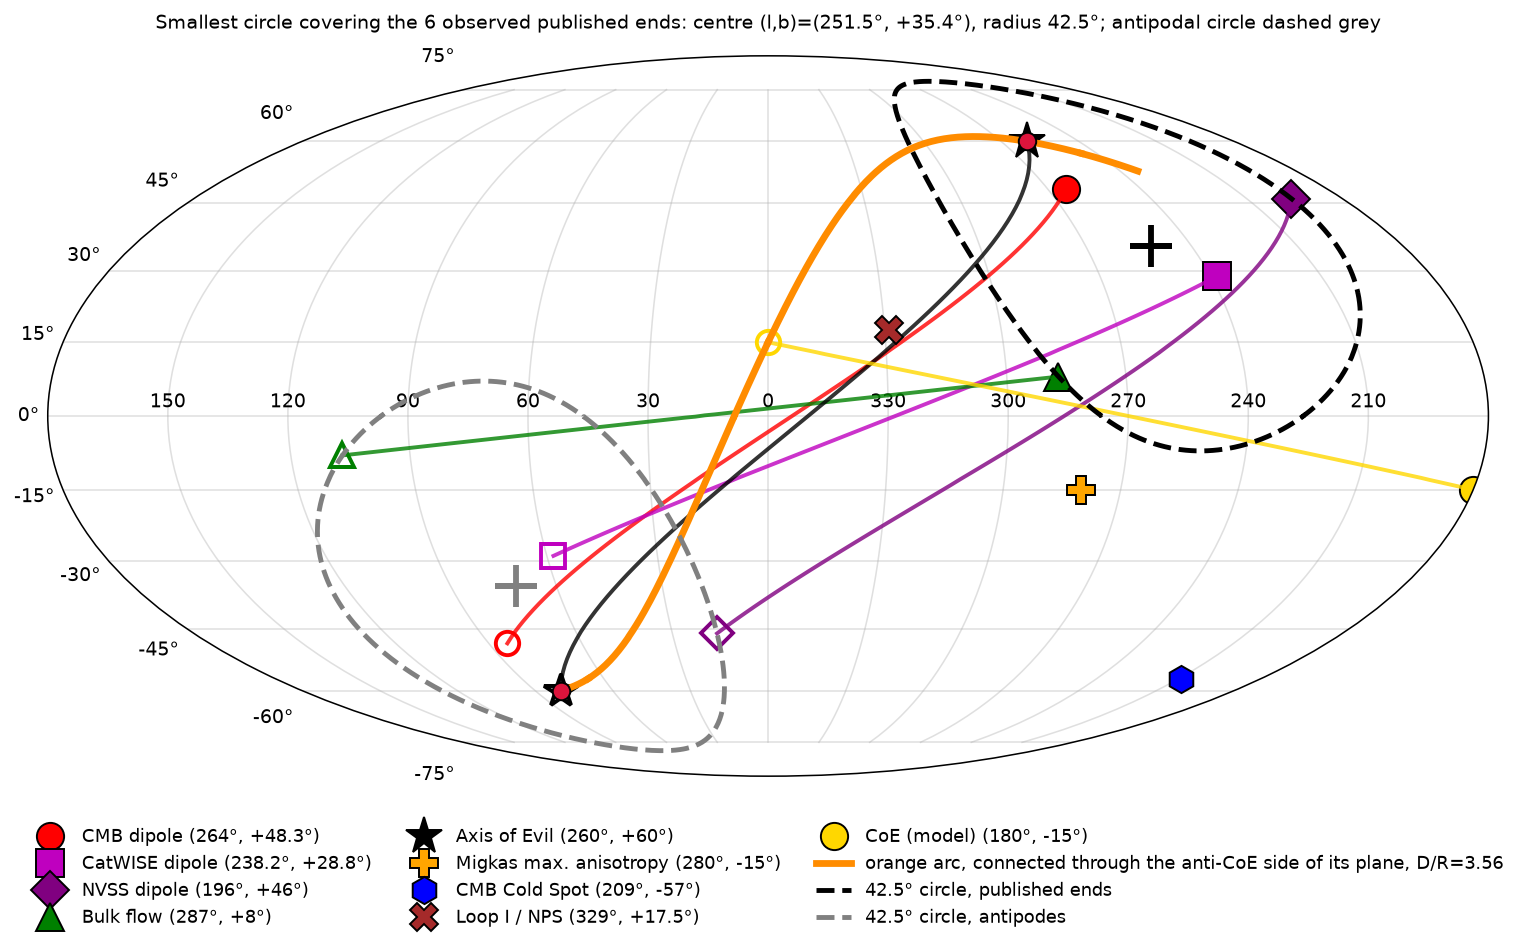

Here is the Python script that generated this plot:
# Mean direction of the published dipole ends (6 observed pairs, CoE model excluded), smallest covering circle, and the antipodal circle; drawn on the Mollweide.
import os,json,numpy as np,matplotlib;matplotlib.use('Agg');import matplotlib.pyplot as plt
H=os.path.dirname(os.path.abspath(__file__))
src=open(H+'/dipoles_sky_map_lines.py').read();exec(src.split('def xy')[0].split('\n',3)[3])  # P
def v(l,b):l,b=np.radians(l),np.radians(b);return np.array([np.cos(b)*np.cos(l),np.cos(b)*np.sin(l),np.sin(b)])
def lb(u):u=u/np.linalg.norm(u);return np.degrees(np.arctan2(u[1],u[0]))%360,np.degrees(np.arcsin(u[2]))
ang=lambda a,b:np.degrees(np.arccos(np.clip(a@b,-1,1)))
obs=[p for p in P if p[5] and 'CoE' not in p[0]]
V=np.array([v(p[1],p[2]) for p in obs])
m=V.mean(0);m/=np.linalg.norm(m)
# minimal enclosing circle on sphere: refine centre by minimising max angle
best=m;rb=max(ang(m,x) for x in V)
for it in range(20000):
  c=best+np.random.default_rng(it).normal(0,.03,3);c/=np.linalg.norm(c);r=max(ang(c,x) for x in V)
  if r<rb:best,rb=c,r
lm,bm=lb(m);lc,bc=lb(best)
rmean=max(ang(m,x) for x in V)
coe=v(180,-15)
res=dict(members=[p[0] for p in obs],mean_dir=[round(lm,1),round(bm,1)],mean_dir_cover_radius=round(rmean,1),
 min_circle_centre=[round(lc,1),round(bc,1)],min_circle_radius=round(rb,1),antipode_centre=[round((lc+180)%360,1),round(-bc,1)],
 seps_from_centre={p[0]:round(ang(best,x),1) for p,x in zip(obs,V)},CoE_sep_from_centre=round(ang(best,coe),1),AoE_sep=round(ang(best,v(260,60)),1))
print(json.dumps(res,indent=1))
def xy(l,b):return -np.radians(((np.asarray(l)+180)%360)-180),np.radians(b)
def circ(c,r):
  c=c/np.linalg.norm(c);a=np.cross(c,[0,0,1.]);a/=np.linalg.norm(a);b2=np.cross(c,a);t=np.linspace(0,2*np.pi,721)
  pts=np.cos(np.radians(r))*c[:,None]+np.sin(np.radians(r))*(np.outer(a,np.cos(t))+np.outer(b2,np.sin(t)))
  L=np.degrees(np.arctan2(pts[1],pts[0]))%360;B=np.degrees(np.arcsin(pts[2]));return xy(L,B)
fig=plt.figure(figsize=(12,6.6));ax=fig.add_subplot(111,projection='mollweide');ax.grid(alpha=.4)
for n,l,b,c,mk,anti in P:
  x,y=xy(l,b);ax.plot(x,y,mk,color=c,mec='k',ms=14 if mk!='*' else 20,label=f'{n} ({l:g}°, {b:+g}°)')
  if anti:x2,y2=xy(l+180,-b);ax.plot([x,x2],[y,y2],'-',color=c,lw=2,alpha=.8);ax.plot(x2,y2,mk,mfc='none',mec=c,mew=2,ms=12 if mk!='*' else 18)
import sys;sys.path.insert(0,H);import aoe_arc_geom as G
def seg(a,b,n=200):
  t=np.linspace(0,1,n);pts=np.array([(1-x)*a+x*b for x in t]).T;pts/=np.linalg.norm(pts,axis=0);L=np.degrees(np.arctan2(pts[1],pts[0]))%360;B=np.degrees(np.arcsin(pts[2]));return xy(L,B)
for k,(a,b) in enumerate([(G.P,G.e2),(G.e2,-G.c),(-G.c,-G.e2),(-G.e2,G.P2)]):
  X,Y=seg(a,b);br=np.where(np.abs(np.diff(X))>np.pi)[0]+1
  for i,(xs,ys) in enumerate(zip(np.split(X,br),np.split(Y,br))):ax.plot(xs,ys,'-',color='darkorange',lw=3.5,label='orange arc, connected through the anti-CoE side of its plane, D/R=%.2f'%G.DR if k==0 and i==0 else None)
for Q in (G.P,):
  for q in (Q,-Q):ax.plot(*xy(*G.lb(q)),'o',color='crimson',ms=9,mec='k')
for cc,col,lab in [(best,'k','published ends'),(-best,'gray','antipodes')]:
  X,Y=circ(cc,rb);br=np.where(np.abs(np.diff(X))>np.pi)[0]+1
  for i,(xs,ys) in enumerate(zip(np.split(X,br),np.split(Y,br))):ax.plot(xs,ys,'--',color=col,lw=2.5,label=f'{rb:.1f}° circle, {lab}' if i==0 else None)
  ax.plot(*xy(*lb(cc)),'+',color=col,ms=22,mew=3)
ax.set_xticks(np.radians([-150,-120,-90,-60,-30,0,30,60,90,120,150]));ax.set_xticklabels(['150','120','90','60','30','0','330','300','270','240','210'])
ax.legend(loc='upper center',bbox_to_anchor=(.5,-.05),ncol=3,fontsize=9,frameon=False)
ax.set_title(f'Smallest circle covering the 6 observed published ends: centre (l,b)=({lc:.1f}°, {bc:+.1f}°), radius {rb:.1f}°; antipodal circle dashed grey',fontsize=10,pad=14)
fig.tight_layout();fig.savefig(H+'/dipole_cluster_circle_arc.png',dpi=140,facecolor='white',bbox_inches='tight')
